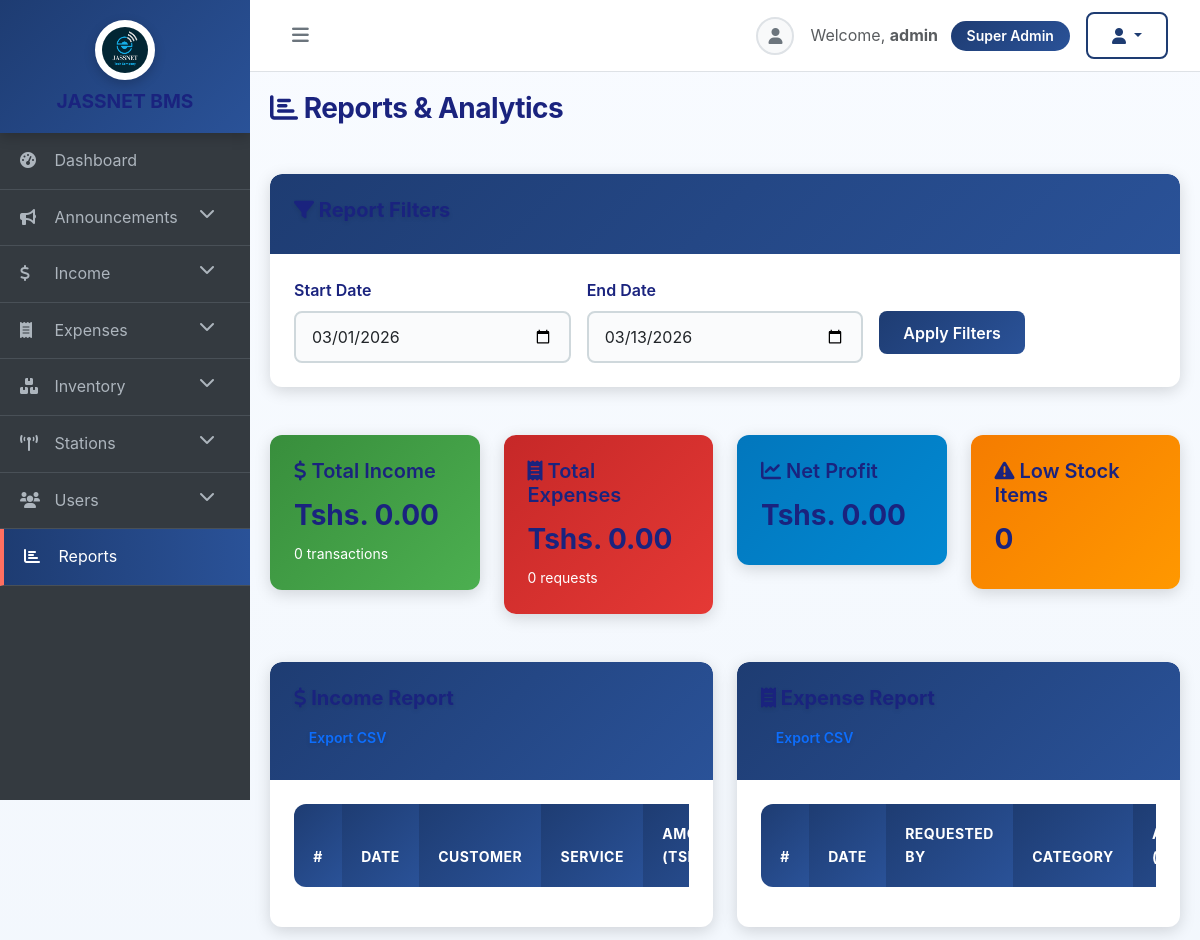
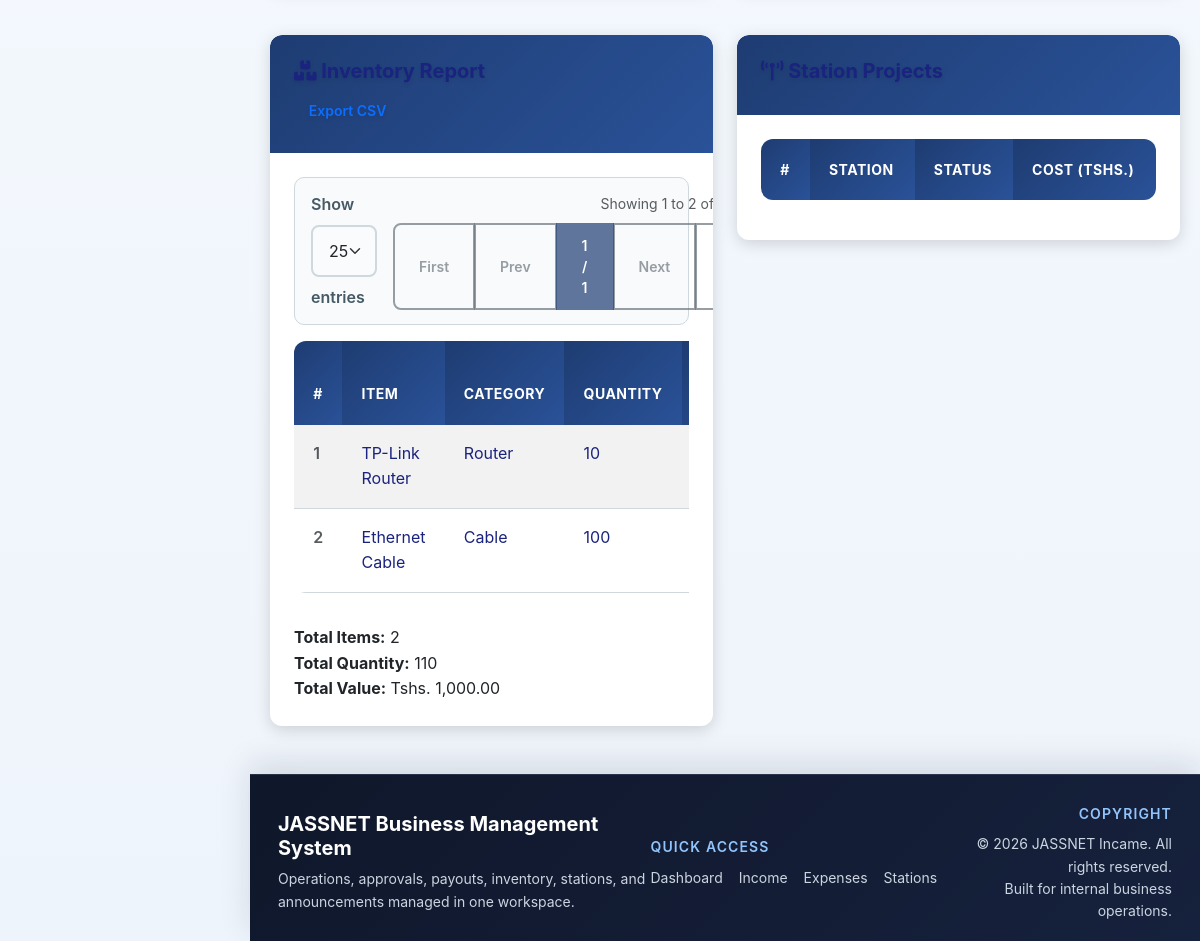
The page /pages/reports.php (signed in) on the database its author committed (2 pictures, top to bottom).
### tables this page shows
CREATE TABLE inventory (
    id INT AUTO_INCREMENT PRIMARY KEY,
    item_name VARCHAR(100) NOT NULL,
    category ENUM('Router', 'Cable', 'Antenna', 'Tools', 'Accessories') NOT NULL,
    quantity INT NOT NULL,
    purchase_price DECIMAL(10,2),
    selling_price DECIMAL(10,2),
    supplier VARCHAR(100),
    purchase_date DATE,
    status ENUM('Available', 'Installed', 'Damaged') DEFAULT 'Available',
    is_deleted TINYINT(1) NOT NULL DEFAULT 0,
    deleted_at DATETIME NULL,
    notes TEXT
);

### pages/reports.php (the view, shortened to what this page needs)
<?php
require_once '../includes/functions.php';
$start_date = $_GET['start_date'] ?? date('Y-m-01');
$end_date = $_GET['end_date'] ?? date('Y-m-d');
$income_result = $conn->query("SELECT SUM(amount) as total, COUNT(*) as count FROM income WHERE date BETWEEN '$start_date' AND '$end_date'");
$income_summary = $income_result->fetch_assoc();
$expense_result = $conn->query("SELECT SUM(amount_requested) as total_requested, SUM(COALESCE(ep.amount_paid, 0)) as total_paid, COUNT(*) as count FROM expense_requests er LEFT JOIN expense_payments ep ON er.id = ep.expense_request_id WHERE er.request_date BETWEEN '$start_date' AND '$end_date'");
$expense_summary = $expense_result->fetch_assoc();
$inventory_result = $conn->query("SELECT COUNT(*) as total_items, SUM(quantity) as total_quantity, SUM(quantity * purchase_price) as total_value FROM inventory WHERE COALESCE(is_deleted, 0) = 0");
$inventory_summary = $inventory_result->fetch_assoc();
$low_stock_result = $conn->query("SELECT COUNT(*) as count FROM inventory WHERE quantity < 5 AND COALESCE(is_deleted, 0) = 0");
$low_stock_count = $low_stock_result->fetch_assoc()['count'];
?>
<?php include '../includes/header.php'; ?>
<div class="row mb-4">
    <div class="col-md-12">
        <h2><i class="fas fa-chart-bar"></i> Reports & Analytics</h2>
    </div>
</div>
<div class="row mb-4">
    <div class="col-md-12">
        <div class="card">
            <div class="card-header">
                <h5><i class="fas fa-filter"></i> Report Filters</h5>
            </div>
            <div class="card-body">
                <form method="GET" class="row g-3">
                    <div class="col-md-4">
                        <label for="start_date" class="form-label">Start Date</label>
                        <input type="date" class="form-control" id="start_date" name="start_date" value="<?php echo $start_date; ?>">
                    </div>
                    <div class="col-md-4">
                        <label for="end_date" class="form-label">End Date</label>
                        <input type="date" class="form-control" id="end_date" name="end_date" value="<?php echo $end_date; ?>">
                    </div>
                    <div class="col-md-4">
                        <label class="form-label">&nbsp;</label>
                        <button type="submit" class="btn btn-primary d-block">Apply Filters</button>
                    </div>
                </form>
            </div>
        </div>
    </div>
</div>
<div class="row mb-4">
    <div class="col-md-3">
        <div class="card text-white bg-success">
            <div class="card-body">
                <h5 class="card-title"><i class="fas fa-dollar-sign"></i> Total Income</h5>
                <h3>Tshs. <?php echo number_format($income_summary['total'] ?? 0, 2); ?></h3>
                <small><?php echo $income_summary['count'] ?? 0; ?> transactions</small>
            </div>
        </div>
    </div>
    <div class="col-md-3">
        <div class="card text-white bg-danger">
            <div class="card-body">
                <h5 class="card-title"><i class="fas fa-receipt"></i> Total Expenses</h5>
                <h3>Tshs. <?php echo number_format($expense_summary['total_paid'] ?? 0, 2); ?></h3>
                <small><?php echo $expense_summary['count'] ?? 0; ?> requests</small>
            </div>
        </div>
    </div>
    <div class="col-md-3">
        <div class="card text-white bg-info">
            <div class="card-body">
                <h5 class="card-title"><i class="fas fa-chart-line"></i> Net Profit</h5>
                <h3>Tshs. <?php echo number_format(($income_summary['total'] ?? 0) - ($expense_summary['total_paid'] ?? 0), 2); ?></h3>
            </div>
        </div>
    </div>
    <div class="col-md-3">
        <div class="card text-white bg-warning">
            <div class="card-body">
                <h5 class="card-title"><i class="fas fa-exclamation-triangle"></i> Low Stock Items</h5>
                <h3><?php echo $low_stock_count; ?></h3>
            </div>
        </div>
    </div>
</div>
<div class="row mb-4">
    <div class="col-md-6">
        <div class="card">
            <div class="card-header">
                <h5><i class="fas fa-dollar-sign"></i> Income Report</h5>
                <a href="?export=income&start_date=<?php echo $start_date; ?>&end_date=<?php echo $end_date; ?>" class="btn btn-sm btn-outline-primary">Export CSV</a>
            </div>
            <div class="card-body">
                <div class="table-responsive">
                    <table class="table table-striped">
                        <thead>
                            <tr>
                                <th>Date</th>
                                <th>Customer</th>
                                <th>Service</th>
                                <th>Amount (Tshs.)</th>
                            </tr>
                        </thead>
                    </table>
                </div>
            </div>
        </div>
    </div>
    <div class="col-md-6">
        <div class="card">
            <div class="card-header">
                <h5><i class="fas fa-receipt"></i> Expense Report</h5>
                <a href="?export=expenses&start_date=<?php echo $start_date; ?>&end_date=<?php echo $end_date; ?>" class="btn btn-sm btn-outline-primary">Export CSV</a>
            </div>
            <div class="card-body">
                <div class="table-responsive">
                    <table class="table table-striped">
                        <thead>
                            <tr>
                                <th>Date</th>
                                <th>Requested By</th>
                                <th>Category</th>
                                <th>Amount (Tshs.)</th>
                            </tr>
                        </thead>
                    </table>
                </div>
            </div>
        </div>
    </div>
</div>
<div class="row mb-4">
    <div class="col-md-6">
        <div class="card">
            <div class="card-header">
                <h5><i class="fas fa-boxes"></i> Inventory Report</h5>
                <a href="?export=inventory" class="btn btn-sm btn-outline-primary">Export CSV</a>
            </div>
            <div class="card-body">
                <div class="table-responsive">
                    <table class="table table-striped">
                        <thead>
                            <tr>
                                <th>Item</th>
                                <th>Category</th>
                                <th>Quantity</th>
                                <th>Value (Tshs.)</th>
                            </tr>
                        </thead>
                        <tbody>
                            <?php
                            $inventory_records = $conn->query("SELECT item_name, category, quantity, (quantity * purchase_price) as value FROM inventory WHERE COALESCE(is_deleted, 0) = 0 ORDER BY category, item_name LIMIT 10");
                            while ($row = $inventory_records->fetch_assoc()):
                            ?>
                            <tr>
                                <td><?php echo htmlspecialchars($row['item_name']); ?></td>
                                <td><?php echo htmlspecialchars($row['category']); ?></td>
                                <td><?php echo $row['quantity']; ?></td>
                                <td>Tshs. <?php echo number_format($row['value'], 2); ?></td>
                            </tr>
                            <?php endwhile; ?>
                        </tbody>
                    </table>
                </div>
                <div class="mt-3">
                    <strong>Total Items:</strong> <?php echo $inventory_summary['total_items']; ?><br>
                    <strong>Total Quantity:</strong> <?php echo $inventory_summary['total_quantity']; ?><br>
                    <strong>Total Value:</strong> Tshs. <?php echo number_format($inventory_summary['total_value'], 2); ?>
                </div>
            </div>
        </div>
    </div>
    <div class="col-md-6">
        <div class="card">
            <div class="card-header">
                <h5><i class="fas fa-broadcast-tower"></i> Station Projects</h5>
            </div>
            <div class="card-body">
                <div class="table-responsive">
                    <table class="table table-striped">
                        <thead>
                            <tr>
                                <th>Station</th>
                                <th>Status</th>
                                <th>Cost (Tshs.)</th>
                            </tr>
                        </thead>
                    </table>
                </div>
            </div>
        </div>
    </div>
</div>
<?php include '../includes/footer.php'; ?>

### assets/css/style.css (style rules this page uses)
:root { --primary-color: #1e3c72; --primary-light: #2a5298; --primary-dark: #0a1a3f; --secondary-color: #b71c1c; --secondary-light: #e53935; --secondary-dark: #7d0c0c; --accent-color: #ff6f61; --warning-color: #ffa500; --danger-color: #c62828; --info-color: #0277bd; --success-color: #388e3c; --dark-bg: #0f2027; --light-bg: #f5f7fa; --text-primary: #1a237e; --text-secondary: #455a64; --border-color: #cfd8dc; --shadow-sm: 0 2px 8px rgba(0, 0, 0, 0.12); --shadow-md: 0 4px 16px rgba(0, 0, 0, 0.15); --shadow-lg: 0 8px 24px rgba(0, 0, 0, 0.2); }
* { transition: background-color 0.3s ease, color 0.3s ease, border-color 0.3s ease; }
body { background: linear-gradient(135deg, #f5f7fa 0%, #e8ecf1 100%); font-family: -apple-system, BlinkMacSystemFont, 'Segoe UI', 'Roboto', 'Helvetica', 'Arial', sans-serif; color: var(--text-primary); overflow-x: hidden; line-height: 1.6; }
.card { border: none; border-radius: 12px; box-shadow: var(--shadow-md); margin-bottom: 24px; background: white; overflow: hidden; transition: all 0.3s cubic-bezier(0.4, 0, 0.2, 1); }
.card-header { background: linear-gradient(135deg, var(--primary-color) 0%, var(--primary-light) 100%); color: white; border-radius: 12px 12px 0 0 !important; font-weight: 700; padding: 1.5rem; border: none; text-shadow: 0 2px 4px rgba(0, 0, 0, 0.1); }
.card-body { padding: 1.5rem; }
.card-title { color: var(--text-primary); font-weight: 600; margin-bottom: 1rem; }
.btn { border-radius: 8px; font-weight: 600; padding: 0.6rem 1.5rem; transition: all 0.3s ease; border: 2px solid transparent; }
.btn-primary { background: linear-gradient(135deg, var(--primary-color) 0%, var(--primary-light) 100%); color: white; border: none; }
.btn-sm { padding: 0.4rem 0.8rem; font-size: 0.875rem; }
.form-control, .form-select { border: 2px solid var(--border-color); border-radius: 8px; padding: 0.75rem 1rem; font-size: 1rem; transition: all 0.3s ease; background-color: #fafbfc; }
.form-label { font-weight: 600; color: var(--text-primary); margin-bottom: 0.5rem; }
.table { background-color: white; border-radius: 12px; overflow: hidden; border-collapse: collapse; }
.table thead th { background: linear-gradient(135deg, var(--primary-color) 0%, var(--primary-light) 100%); color: white; border: none; font-weight: 700; padding: 1.2rem; text-transform: uppercase; font-size: 0.875rem; letter-spacing: 0.5px; }
.table tbody td { padding: 1rem 1.2rem; border-bottom: 1px solid var(--border-color); color: var(--text-primary); }
.table tbody tr { transition: background-color 0.3s ease; }
.table-striped tbody tr:nth-of-type(odd) { background-color: #fafbfc; }
h1, h2, h3, h4, h5, h6 { color: var(--text-primary); font-weight: 700; }
h2 { margin-bottom: 1.5rem; font-size: 1.75rem; letter-spacing: -0.5px; }
.card { transition: transform 0.3s ease-out, box-shadow 0.3s ease-out; }
.bg-success { background: linear-gradient(135deg, #388e3c 0%, #4caf50 100%) !important; color: white !important; }
.bg-info { background: linear-gradient(135deg, #0277bd 0%, #0288d1 100%) !important; color: white !important; }
.bg-warning { background: linear-gradient(135deg, #f57c00 0%, #ff9800 100%) !important; color: white !important; }
.bg-danger { background: linear-gradient(135deg, #c62828 0%, #e53935 100%) !important; color: white !important; }

### includes/header.php (style rules this page uses)
:root { --app-accent: #1f6feb; --app-accent-dark: #174ea6; --app-surface: #ffffff; --app-muted-surface: #f4f7fb; --app-border: #dbe4f0; --app-footer-bg: #0f172a; --app-footer-text: #cbd5e1; }
body { background: linear-gradient(180deg, #f8fbff 0%, #eef4fb 100%); }

### rows shown on the page
inventory: item_name "TP-Link Router", category "Router", quantity "10"
inventory: item_name "Ethernet Cable", category "Cable", quantity "100"

### other values the page prints
$displayName "admin"
$displayRole "Super Admin"
$income_summary['total'] "0.00"
$income_summary['count'] "0"
$expense_summary['total_paid'] "0.00"
$expense_summary['count'] "0"
$low_stock_count "0"
$inventory_summary['total_items'] "2"
$inventory_summary['total_quantity'] "110"
$inventory_summary['total_value'] "1,000.00"
